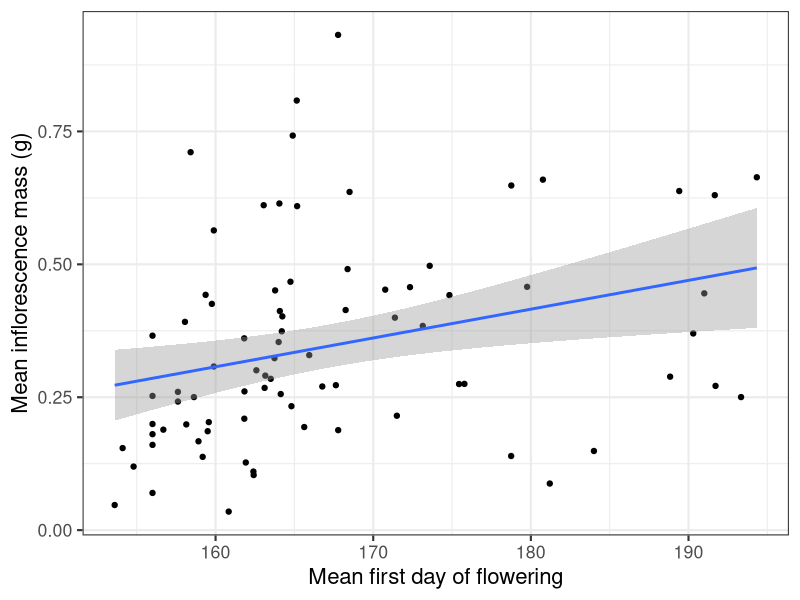
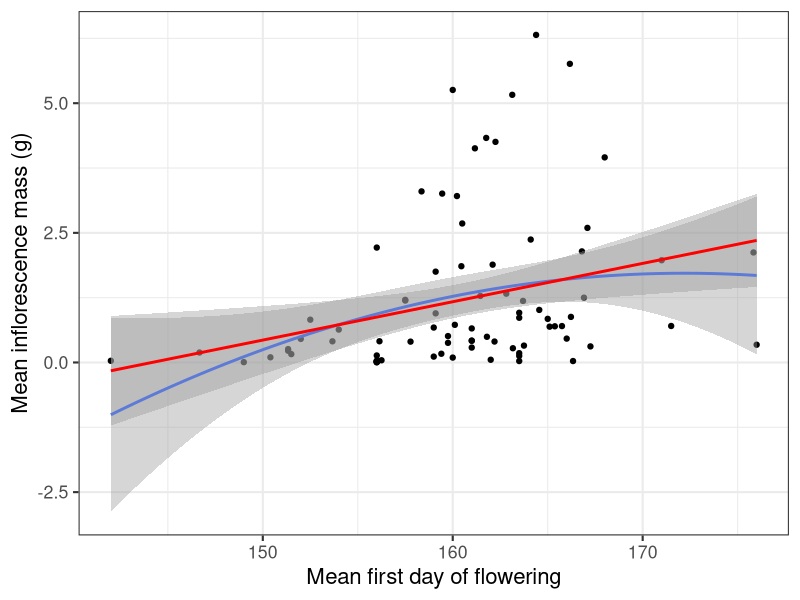
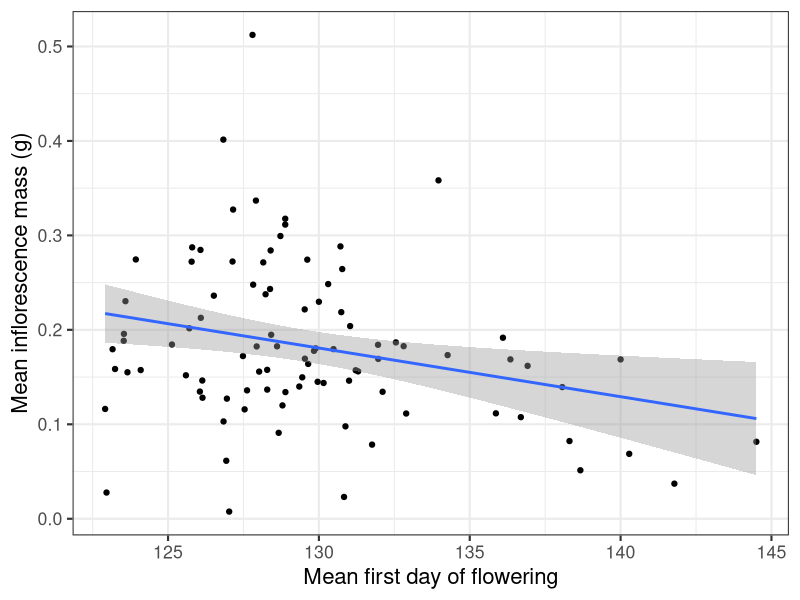

The R source for these figures, in order:
# Load libraries
library(tidyverse); library(lubridate)

# Read in harvest data 
harvest <- read_csv("gardens/rawdata/CG_harvest2023.csv")

# Set all columns to be lowercase
names(harvest) <- tolower(names(harvest))

## Format SS harvest data ####
# Subset to just Sheep Station
harvest %>%
  filter(site == "SheepStation") %>% 
  mutate(site = "SS") -> harvest_ss

# Check x and y coordinates
table(harvest_ss$x)
table(harvest_ss$y)
# Makes sense

# Check block and plot ID
table(harvest_ss$plot) # Currently in cumulative plots
# Need to change these to be block and plot
names(harvest_ss)[which(names(harvest_ss)=="plot")] <- "cum_plot"
# Remove current block column
harvest_ss %>% select(-block) -> harvest_ss
tmp <- data.frame(block=sort(rep(1:10,4)),
                  plot=rep(1:4,10),
                  cum_plot=1:40)
harvest_ss <- merge(harvest_ss, tmp)
harvest_ss %>% select(-cum_plot) -> harvest_ss

# Format dates
harvest_ss %>% 
  mutate(date = ifelse(date == "ND", NA, date),
         date = mdy(date)) -> harvest_ss

# Create action list for notes
# compile notes
tmp <- harvest_ss$notes
tmp[tmp==""] <- NA
tmp <- tmp[!is.na(tmp)]
tmp <- unique(tmp,MARGIN=2)
tmp <- data.frame(notes=tmp,action=NA)
#write.csv(tmp,file=paste0(here("gardens/deriveddata/"),"SS","2023","_harvest_notes.csv"),row.names=F)
# Edited by MLV on 24 April 2024
rm(tmp)

# Bring notes back in and include standardized notes only
notes_ss <- read_csv("gardens/deriveddata/SS2023_harvest_notes.csv")
notes_ss %>% 
  filter(action == action) %>% 
  merge(harvest_ss, all = T) %>% 
  # Select only the columns that we want
  select(site, date, block, plot, density, albedo, x, y, genotype, growout,
         live, v, harvest, tillers, biomass_whole, inflor_mass, note_standard) %>% 
  # Arrange by position
  arrange(block, plot, density, albedo, x, y) %>% 
  # Recode v stage (choose the most advanced stage if multiple v stages
  # recorded)
  mutate(v = case_when(v == "FP_FG" ~ "FP",
                       v == "FG_FP" ~ "FP",
                       v == "FP_FG_BS" ~ "FP",
                       v == "FG_FP_BS" ~ "FP",
                       v == "FG_FB_FP" ~ "FB",
                       v == "BS_FG" ~ "FG",
                       v == "FP_BS" ~ "FP",
                       v == "BS_FG_FP" ~ "FP",
                       v == "FB_FP" ~ "FB",
                       v == "FG_BS" ~ "FG",
                       v == "FB_BS" ~ "FB",
                       v == "FP_FB" ~ "FB",
                       v == "FG_FB" ~ "FB",
                       v == "FG/FP" ~ "FP",
                       v == "FP/FG" ~ "FP",
                       v == "FG_FP_FB" ~ "FB",
                       v == "FB_FG" ~ "FB",
                       v == "FG_FG" ~ "FG",
                       T ~ v)) -> harvest_ss

table(harvest_ss$v)
table(harvest_ss$live)
# There are some observations where the plant is recorded as dead and a v stage
# is recorded (most of these are early v stages)
harvest_ss %>% 
  filter(complete.cases(v) & live == "N") %>% 
  pull(v) %>% table()
# This might show up when we try and match harvest and phenology data

## Matching harvest and phenology data for SS ####

# Read in plant IDs
plantID_ss <- read_csv("gardens/deriveddata/SS2023_plantID.csv")
# Read in phenology data
phen_ss <- read_csv("gardens/deriveddata/SS2023_growthphenology_by_plantID.csv")
# Read in phenology standardized notes
notes_phen_ss <- read_csv("gardens/deriveddata/SS2023_notes.csv")

# Merge together plantIDs and phenology
merge(phen_ss, plantID_ss) %>% 
  # Merge together with notes
  merge(notes_phen_ss, all = T) %>% 
  # Select only columns that we need
  select(plantID, site, year, block, plot, x, y, genotype, growout, jday, live, v, herbivory, frost_heave, note_standard) %>% 
  # Rearrange by location
  arrange(block, plot, x, y) -> ss_clean_phenology

# Get last phenology check for each plant
ss_clean_phenology %>% 
  group_by(block, plot, x, y) %>% 
  slice_max(jday) -> ss_last_phen

# Merge phenology data with harvest data
harvest_ss %>% 
  select(harvest_date = date, block, plot, density, albedo, x, y, genotype,
         growout, live_harvest = live, v_harvest =  v, harvest, tillers, biomass_whole, inflor_mass,
         note_standard_harvest = note_standard) %>% 
  merge(ss_last_phen) -> phen_harvest_ss

# See how well phenology and harvest match up
phen_harvest_ss %>% 
  # If we recorded a weight, then it was definitely harvested
  mutate(harvest = ifelse(is.na(biomass_whole), "N", "Y")) -> phen_harvest_ss

# Check accuracy  
phen_harvest_ss %>% 
  group_by(live, harvest) %>% 
  summarize(n = n())

phen_harvest_ss %>% 
  filter(live == "Y" & harvest == "N") # Most of these are wrong species or early stages

phen_harvest_ss %>% 
  filter(live == "N" & harvest == "Y") # Just seems random


## SS Fitness and flowering time ####
# Merge phenology and harvest data sets to figure out which plants flowered
harvest_ss %>% 
  select(harvest_date = date, block, plot, density, albedo, x, y, genotype,
         growout, live_harvest = live, v_harvest =  v, harvest, tillers, biomass_whole, inflor_mass,
         note_standard_harvest = note_standard) %>% 
  merge(ss_clean_phenology) -> merged_dat 
  
merged_dat %>% 
  filter(v %in% c("FG", "FP", "FB")) %>% 
  group_by(plantID) %>% 
  slice_min(jday) -> plants_flowered_phenology

# Figure out which ones flowered *after* last phenology check
`%notin%` <- Negate(`%in%`)

merged_dat %>% 
  filter(plantID %notin% plants_flowered_phenology$plantID) %>% 
  filter(v_harvest %in% c("FG", "FP", "FB")) %>% 
  group_by(plantID) %>% 
  slice_max(jday) -> plants_flowered_harvest

plants_flowered_phenology %>% 
  select(-v_harvest)

# If first time flowered when harvested, adjust v stage and date
plants_flowered_harvest %>% 
  mutate(jday = yday(harvest_date),
         jday = ifelse(jday < 270, jday, jday-365),
         v = v_harvest) -> plants_flowered_harvest
  
# Bring datasets back together
rbind(plants_flowered_phenology, plants_flowered_harvest) -> all_plants_flowered

# Get plants that did not flower
merged_dat %>% 
  filter(plantID %notin% all_plants_flowered$plantID) %>% 
  group_by(plantID) %>% 
  slice_min(jday) -> all_plants_no_flower

# Get average flowering time of genotypes
all_plants_flowered %>% 
  group_by(genotype) %>% 
  summarize(mean_flower = mean(jday)) %>% 
  ungroup() -> genotype_averages

# Assign plants that didn't flower the average flowering time for genotype
all_plants_no_flower %>% 
  merge(genotype_averages) %>% 
  mutate(jday = mean_flower) %>% 
  # And then assign fitness (inflor_mass) to be 0
  mutate(inflor_mass = 0) -> all_plants_no_flower

# Bring flowered and non-flowered plants back together
rbind(all_plants_flowered, all_plants_no_flower) -> flower_fit

# Write file to save in derived data sets
write_csv(flower_fit, "gardens/deriveddata/SS2023_flower_fit.csv")

# Group by genotype and get average fitness and flowering time
flower_fit %>% 
  group_by(genotype) %>% 
  summarize(jday_avg = mean(jday),
            fitness_avg = mean(inflor_mass)) %>% 
  ggplot(aes(x = jday_avg, fitness_avg)) + 
  geom_point() +
  geom_smooth(method = "lm") +
  theme_bw(base_size = 16) + 
  labs(y = "Mean inflorescence mass (g)",
       x = "Mean first day of flowering")
# Same pattern as we see in 2022, which is good!

## Format Cheyenne harvest data ####
# Subset to just Wildcat
harvest %>%
  filter(site == "Cheyenne") %>% 
  mutate(site = "CH") -> harvest_ch

# Check x and y coordinates
table(harvest_ch$x)
table(harvest_ch$y)
# All good

# Manually add in plot numbers
harvest_ch %>% 
  group_by(albedo, density, block) %>% 
  summarize() %>% 
  ungroup() %>% 
  arrange(block) %>% 
  mutate(plot = rep(1:4, 10)) -> plot_info
merge(harvest_ch %>% select(-plot), plot_info) -> harvest_ch

# Check block and plot ID
table(harvest_ch$plot) # All good

# Format dates
harvest_ch %>% 
  mutate(date = ifelse(date == "UNKNOWN", NA, date),
         date = mdy(date)) -> harvest_ch

# Create action list for notes
# compile notes
tmp <- harvest_ch$notes
tmp[tmp==""] <- NA
tmp <- tmp[!is.na(tmp)]
tmp <- unique(tmp,MARGIN=2)
tmp <- data.frame(notes=tmp,action=NA)
# write.csv(tmp,file=paste0(here("gardens/deriveddata/"),"CH","2023","_harvest_notes.csv"),row.names=F)
# Edited by MLV on 29 April 2024
rm(tmp)

# Bring notes back in and include standardized notes only
notes_ch <- read_csv("gardens/deriveddata/CH2023_harvest_notes.csv")
notes_ch %>% 
  filter(action == "action") %>% 
  merge(harvest_ch, all = T) %>% 
  # Select only the columns that we want
  select(site, date, block, plot, density, albedo, x, y, genotype, growout,
         live, v, harvest, tillers, biomass_whole, inflor_mass, note_standard) %>% 
  # Arrange by position
  arrange(block, plot, density, albedo, x, y) %>% 
  # Recode v stage (choose the most advanced stage if multiple v stages
  # recorded)
  mutate(v = case_when(v == "FB_FG" ~ "FB",
                       v == "FP_FG" ~ "FP",
                       v == "FG_FP_FB" ~ "FB",
                       v == "FG_FB" ~ "FB",
                       v == "FB_FP" ~ "FB",
                       v == "FG_FP" ~ "FP",
                       v == "FP_FB" ~ "FB",
                       v == "FB_FG_FP" ~ "FB",
                       v == "FG_FB_FP" ~ "FB",
                       v == "FP_FG_FB" ~ "FB",
                       v == "FB_FP_FG" ~ "FB",
                       v == "FP_FB_FB" ~ "FB",
                       v == "FP_FB_FG" ~ "FB",
                       v == "FP_BS" ~ "FP",
                       T ~ v)) -> harvest_ch

table(harvest_ch$live)
table(harvest_ch$v)

# Set live plants to be live if a v stage was recorded
harvest_ch$live <- ifelse(harvest_ch$v %in% c("BS", "FG", "FP", "FB"), "Y", "N")

# Read in plant IDs
plantID_ch <- read_csv("gardens/deriveddata/CH2023_plantID.csv")
# Read in phenology data
phen_ch <- read_csv("gardens/deriveddata/CH2023_growthphenology_by_plantID.csv")
# Read in phenology standardized notes
notes_phen_ch <- read_csv("gardens/deriveddata/CH2023_notes_actions.csv")

# Merge together plantIDs and phenology
merge(phen_ch, plantID_ch) %>% 
  # Select only columns that we need
  select(plantID, site, year, block, plot, x, y, genotype, jday, live, v, herbivory, frost_heave, note_standard) %>% 
  # Rearrange by location
  arrange(block, plot, x, y) -> ch_clean_phenology

# Get last phenology check for each plant
ch_clean_phenology %>% 
  filter(live %in% c("N", "Y")) %>% 
  group_by(block, plot, x, y) %>% 
  slice_max(jday) -> ch_last_phen

# Merge phenology data with harvest data
harvest_ch %>% 
  select(harvest_date = date, block, plot, density, albedo, x, y, live_harvest = live,
         v_harvest =  v, harvest, tillers, biomass_whole, inflor_mass,
         note_standard_harvest = note_standard) %>%  
  merge(ch_last_phen) -> phen_harvest_ch

# See how well phenology and harvest match up
phen_harvest_ch %>% 
  # If we recorded a weight, then it was definitely harvested
  mutate(harvest = ifelse(is.na(biomass_whole), "N", "Y")) -> phen_harvest_ch

# Check accuracy  
phen_harvest_ch %>% 
  group_by(live, harvest) %>% 
  summarize(n = n())

## Cheyenne fitness and flowering time ####
# Merge phenology and harvest data sets to figure out which plants flowered
harvest_ch %>% 
  select(harvest_date = date, block, plot, density, albedo, x, y, live_harvest = live, v_harvest =  v, harvest, tillers, biomass_whole, inflor_mass,
         note_standard_harvest = note_standard) %>% 
  merge(ch_clean_phenology) -> merged_dat 

merged_dat %>% 
  filter(v %in% c("FG", "FP", "FB")) %>% 
  group_by(plantID) %>% 
  slice_min(jday) -> plants_flowered_phenology

# Figure out which ones flowered *after* last phenology check
`%notin%` <- Negate(`%in%`)

merged_dat %>% 
  filter(plantID %notin% plants_flowered_phenology$plantID) %>% 
  filter(v_harvest %in% c("FG", "FP", "FB")) %>% 
  group_by(plantID) %>% 
  slice_max(jday) -> plants_flowered_harvest

# If first time flowered when harvested, adjust v stage and date
plants_flowered_harvest %>% 
  mutate(jday = yday(harvest_date),
         jday = ifelse(jday < 270, jday, jday-365),
         v = v_harvest) -> plants_flowered_harvest

# Bring datasets back together
rbind(plants_flowered_phenology, plants_flowered_harvest) -> all_plants_flowered

# Get plants that did not flower
merged_dat %>% 
  filter(plantID %notin% all_plants_flowered$plantID) %>% 
  group_by(plantID) %>% 
  slice_min(jday) -> all_plants_no_flower

# Get average flowering time of genotypes
all_plants_flowered %>% 
  group_by(genotype) %>% 
  summarize(mean_flower = mean(jday)) %>% 
  ungroup() -> genotype_averages

# Assign plants that didn't flower the average flowering time for genotype
all_plants_no_flower %>% 
  merge(genotype_averages) %>% 
  mutate(jday = mean_flower) %>% 
  # And then assign fitness (inflor_mass) to be 0
  mutate(inflor_mass = 0) -> all_plants_no_flower

# Bring flowered and non-flowered plants back together
rbind(all_plants_flowered, all_plants_no_flower) -> flower_fit


# Remove plants with bad notes
# flower_fit %>% 
#   filter(note_standard %notin% c("bad_position", "duplicate", "no_date",
#                                  "physical_damage", "smut", "seed_drop")) -> flower_fit_clean

# Filter so we are only have plants with recorded harvest dates
flower_fit %>% 
  filter(complete.cases(jday)) -> flower_fit

# Replace inflor_mass NA to be 0
flower_fit$inflor_mass <- ifelse(is.na(flower_fit$inflor_mass), 0, flower_fit$inflor_mass)

# Fix outlier point
flower_fit[flower_fit$inflor_mass > 100,"inflor_mass"] <- 4.72

# Write file to save in derived data sets
write_csv(flower_fit, "gardens/deriveddata/CH2023_flower_fit.csv")

# Group by genotype and get average fitness and flowering time
flower_fit %>% 
  group_by(genotype) %>% 
  summarize(jday_avg = mean(jday),
            fitness_avg = mean(inflor_mass)) %>% 
  ggplot(aes(x = jday_avg, fitness_avg)) + 
  geom_point() +
  # Maybe a quadratic fit here?
  geom_smooth(method = "lm", formula = y ~ x + I(x^2)) +
  geom_smooth(method = "lm", color = "red") + 
  theme_bw(base_size = 16) + 
  labs(y = "Mean inflorescence mass (g)",
       x = "Mean first day of flowering")

## Format WI harvest data ####
# Subset to just Wildcat
harvest %>%
  filter(site == "BoiseLow") %>% 
  mutate(site = "WI") -> harvest_wi

# Check x and y coordinates
table(harvest_wi$x)
table(harvest_wi$y)
# Issues here

# Remove plants that do not conform
harvest_wi %>% 
  filter((density == "high" & x %in% 1:9 & y %in% 1:10) | (density == "low" & x %in% 1:18 & y %in% 1:5)) -> harvest_wi

# Check block and plot ID
table(harvest_wi$plot) # plot 5?
harvest_wi[harvest_wi$block == 4 & harvest_wi$density == "low" & harvest_wi$albedo == "white","plot"] <- 2
# Should be plot = 2

# Format dates
harvest_wi %>% 
  mutate(date = ifelse(date %in% c("NO DATE", "no date"), NA, date),
         date = mdy(date)) -> harvest_wi

# Fix some of the observations that are missing dates (checked by Boise crew)
harvest_wi %>% 
  mutate(date = case_when(is.na(date) & block == 2 & plot == 1 & biomass_whole > 0 ~ as.Date("2023-05-31"),
                          is.na(date) & block == 4 & plot == 3 & biomass_whole > 0 ~ as.Date("2023-05-31"),
                          T ~ date)) -> harvest_wi

# Create action list for notes
# compile notes
tmp <- harvest_wi$notes
tmp[tmp==""] <- NA
tmp <- tmp[!is.na(tmp)]
tmp <- unique(tmp,MARGIN=2)
tmp <- data.frame(notes=tmp,action=NA)
# write.csv(tmp,file=paste0(here("gardens/deriveddata/"),"Boise","2023","_harvest_notes.csv"),row.names=F)
# Edited by MLV on 25 April 2024
rm(tmp)

# Bring notes back in and include standardized notes only
notes_wi <- read_csv("gardens/deriveddata/Boise2023_harvest_notes.csv")
notes_wi %>% 
  filter(action == "action") %>% 
  merge(harvest_wi, all = T) %>% 
  # Select only the columns that we want
  select(site, date, block, plot, density, albedo, x, y, genotype, growout,
         live, v, harvest, tillers, biomass_whole, inflor_mass, note_standard) %>% 
  # Arrange by position
  arrange(block, plot, density, albedo, x, y) %>% 
  # Recode v stage (choose the most advanced stage if multiple v stages
  # recorded)
  mutate(v = case_when(v == "FB_FG" ~ "FB",
                       v == "FB_FG_FP" ~ "FB",
                       v == "FB_FP" ~ "FB",
                       v == "FG_BS" ~ "FG",
                       v == "FG_FB" ~ "FB",
                       v == "FG_FP" ~ "FP",
                       v == "FG_FP_FB" ~ "FB",
                       v == "FP_FB" ~ "FB",
                       v == "FP_FG" ~ "FP",
                       v == "FP_FG_FB" ~ "FB",
                       v == "UNK" ~ NA,
                       T ~ v)) -> harvest_wi

table(harvest_wi$live)

# Set live plants to be live if a v stage was recorded
harvest_wi$live <- ifelse(harvest_wi$v %in% c("BS", "FG", "FP", "FB"), "Y", "N")

## Bring in phenology WI ####
# Read in plant IDs
plantID_wi <- read_csv("gardens/deriveddata/Boise2023_plantID.csv")
# Read in phenology data
phen_wi <- read_csv("gardens/deriveddata/Boise2023_growthphenology_by_plantID.csv")
# Read in phenology standardized notes
notes_phen_wi <- read_csv("gardens/deriveddata/Boise2023_notes_actions.csv")

# Merge together plantIDs and phenology
merge(phen_wi, plantID_wi) %>% 
  # Merge together with notes
  merge(notes_phen_wi, all = T) %>% 
  # Select only columns that we need
  select(plantID, site, year, block, plot, x, y, genotype, jday, live, v, herbivory, frost_heave, note_standard) %>% 
  # Rearrange by location
  arrange(block, plot, x, y) -> wi_clean_phenology

## WI Fitness and flowering time ####
# Merge phenology and harvest data sets to figure out which plants flowered
harvest_wi %>% 
  select(harvest_date = date, block, plot, density, albedo, x, y, live_harvest = live, v_harvest =  v, harvest, tillers, biomass_whole, inflor_mass,
         note_standard_harvest = note_standard) %>% 
  merge(wi_clean_phenology) -> merged_dat 

merged_dat %>% 
  filter(v %in% c("FG", "FP", "FB")) %>% 
  group_by(plantID) %>% 
  slice_min(jday) -> plants_flowered_phenology

# Figure out which ones flowered *after* last phenology check
`%notin%` <- Negate(`%in%`)

merged_dat %>% 
  filter(plantID %notin% plants_flowered_phenology$plantID) %>% 
  filter(v_harvest %in% c("FG", "FP", "FB")) %>% 
  group_by(plantID) %>% 
  slice_max(jday) -> plants_flowered_harvest

# If first time flowered when harvested, adjust v stage and date
plants_flowered_harvest %>% 
  mutate(jday = yday(harvest_date),
         jday = ifelse(jday < 270, jday, jday-365),
         v = v_harvest) -> plants_flowered_harvest

# Bring datasets back together
rbind(plants_flowered_phenology, plants_flowered_harvest) -> all_plants_flowered

# Get plants that did not flower
merged_dat %>% 
  filter(plantID %notin% all_plants_flowered$plantID) %>% 
  group_by(plantID) %>% 
  slice_min(jday) -> all_plants_no_flower

# Get average flowering time of genotypes
all_plants_flowered %>% 
  group_by(genotype) %>% 
  summarize(mean_flower = mean(jday)) %>% 
  ungroup() -> genotype_averages

# Assign plants that didn't flower the average flowering time for genotype
all_plants_no_flower %>% 
  merge(genotype_averages) %>% 
  mutate(jday = mean_flower) %>% 
  # And then assign fitness (inflor_mass) to be 0
  mutate(inflor_mass = 0) -> all_plants_no_flower

# Bring flowered and non-flowered plants back together
rbind(all_plants_flowered, all_plants_no_flower) -> flower_fit

# Remove plants with bad notes
flower_fit %>% 
  filter(note_standard %notin% c("bad_position", "duplicate", "no_date",
                                 "physical_damage", "smut", "seed_drop")) -> flower_fit_clean

# Filter so we are only have plants with recorded harvest dates
flower_fit_clean %>% 
  filter(complete.cases(jday)) -> flower_fit_clean

# Replace inflor_mass NA to be 0
flower_fit_clean$inflor_mass <- ifelse(is.na(flower_fit_clean$inflor_mass), 0, flower_fit_clean$inflor_mass)

# Write csv of flower fitness data
write_csv(flower_fit_clean, "gardens/deriveddata/Boise2023_flower_fit.csv")

# Group by genotype and get average fitness and flowering time
flower_fit_clean %>% 
  group_by(genotype) %>% 
  summarize(jday_avg = mean(jday),
            fitness_avg = mean(inflor_mass)) %>% 
  ggplot(aes(x = jday_avg, fitness_avg)) + 
  geom_point() +
  geom_smooth(method = "lm") +
  theme_bw(base_size = 16) + 
  labs(y = "Mean inflorescence mass (g)",
       x = "Mean first day of flowering")
# Same pattern as we see in 2022, which is good!

